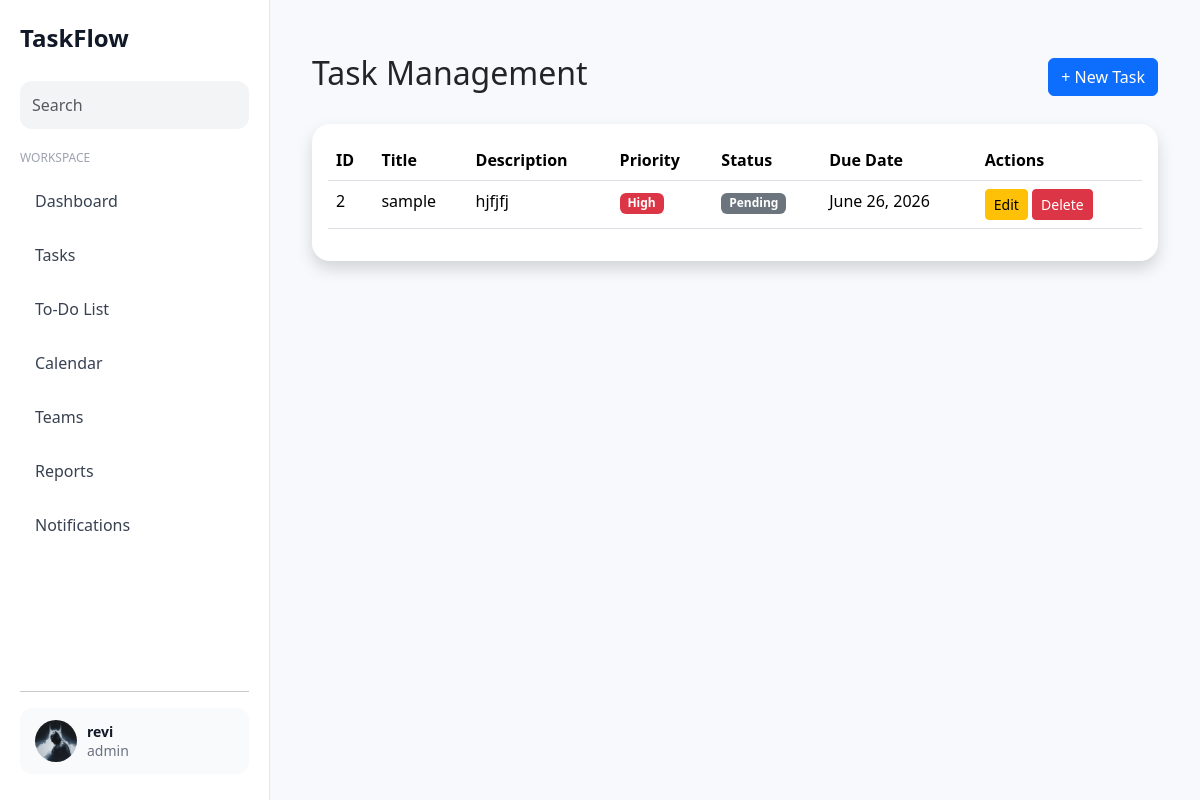
The app's page /tasks/ (signed in) with its own data.
### accounts/models.py (models this page shows, shortened)
class UserProfile(models.Model):
    user = models.OneToOneField(
        User,
        on_delete=models.CASCADE
    )
    full_name = models.CharField(
        max_length=100,
        blank=True,
        default=''
    )
    phone_number = models.CharField(
        max_length=15,
        blank=True,
        default=''
    )
    role = models.CharField(
        max_length=100,
        blank=True,
        default=''
    )
    theme = models.CharField(
        max_length=10,
        default='light'
    )
    profile_picture = models.ImageField(
        upload_to='profiles/',
        blank=True,
        null=True
    )

### home/models.py (models this page shows, shortened)
class Task(models.Model):
    PRIORITY_CHOICES = [
        ('High', 'High'),
        ('Medium', 'Medium'),
        ('Low', 'Low'),
    ]
    STATUS_CHOICES = [
        ('Pending', 'Pending'),
        ('In Progress', 'In Progress'),
        ('Completed', 'Completed'),
    ]
    user = models.ForeignKey(
        User,
        on_delete=models.CASCADE,
        related_name='tasks'
    )
    title = models.CharField(
        max_length=100
    )
    description = models.TextField()
    priority = models.CharField(
        max_length=20,
        choices=PRIORITY_CHOICES,
        default='Medium'
    )
    status = models.CharField(
        max_length=20,
        choices=STATUS_CHOICES,
        default='Pending'
    )
    due_date = models.DateField()
    created_at = models.DateTimeField(
        auto_now_add=True
    )

### home/views.py (the view)
# urls.py: path('tasks/', tasksfn, name='tasks'),
def tasksfn(request):
    tasks = Task.objects.filter(
    user=request.user
)
    return render(
        request,
        'home/tasks.html',
        {
            'tasks': tasks
        }
    )

### home/templates/home/tasks.html
{% extends 'base.html' %}
{% block content %}
<div class="container-fluid">
    <div class="d-flex justify-content-between align-items-center mb-4">
        <h2>Task Management</h2>
        <a href="{% url 'addtask' %}" class="btn btn-primary">
            + New Task
        </a>
    </div>
    <div class="card shadow border-0">
        <div class="card-body">
            <table class="table table-hover">
                <thead>
                    <tr>
                        <th>ID</th>
                        <th>Title</th>
                        <th>Description</th>
                        <th>Priority</th>
                        <th>Status</th>
                        <th>Due Date</th>
                        <th>Actions</th>
                    </tr>
                </thead>
                <tbody>
                    {% for task in tasks %}
                    <tr>
                        <td>{{ task.id }}</td>
                        <td>{{ task.title }}</td>
                        <td>{{ task.description }}</td>
                        <td>
                            {% if task.priority == 'High' %}
                                <span class="badge bg-danger">
                                    High
                                </span>
                            {% elif task.priority == 'Medium' %}
                                <span class="badge bg-warning text-dark">
                                    Medium
                                </span>
                            {% else %}
                                <span class="badge bg-success">
                                    Low
                                </span>
                            {% endif %}
                        </td>
                        <td>
                            {% if task.status == 'Completed' %}
                                <span class="badge bg-success">
                                    Completed
                                </span>
                            {% elif task.status == 'In Progress' %}
                                <span class="badge bg-primary">
                                    In Progress
                                </span>
                            {% else %}
                                <span class="badge bg-secondary">
                                    Pending
                                </span>
                            {% endif %}
                        </td>
                        <td>{{ task.due_date }}</td>
                        <td>
                            <a href="{% url 'edittask' task.id %}"
                               class="btn btn-warning btn-sm">
                                Edit
                            </a>
                            <a href="{% url 'deletetask' task.id %}"
                               class="btn btn-danger btn-sm">
                                Delete
                            </a>
                        </td>
                    </tr>
                    {% empty %}
                    <tr>
                        <td colspan="7" class="text-center">
                            No Tasks Found
                        </td>
                    </tr>
                    {% endfor %}
                </tbody>
            </table>
        </div>
    </div>
</div>
{% endblock %}

### home/templates/base.html (shortened to what this page needs)
{% load static %}
<!DOCTYPE html>
<html lang="en">
<head>
<link href="https://cdn.jsdelivr.net/npm/bootstrap@5.3.3/dist/css/bootstrap.min.css"
      rel="stylesheet">
</head>
<body class="{% if request.user.is_authenticated and request.user.userprofile.theme == 'dark' %}dark-theme{% endif %}">
<div class="sidebar">
    <div class="logo">
        TaskFlow
    </div>
    <div class="search-box">
        <input
            type="text"
            class="form-control"
            placeholder="Search">
    </div>
    <div class="menu-title">
        Workspace
    </div>
    <a href="{% url 'dashboard' %}">
        Dashboard
    </a>
    <a href="{% url 'tasks' %}">
        Tasks
    </a>
    <a href="{% url 'todo' %}">
        To-Do List
    </a>
    <a href="{% url 'calendar' %}">
        Calendar
    </a>
    <a href="/teams/">
        Teams
    </a>
    <a href="{% url 'reports' %}">
        Reports
    </a>
    <a href="{% url 'notifications' %}">
        Notifications
    </a>
    <div class="bottom-menu">
        <hr>
        <a
            href="{% url 'profile' %}"
            class="user-card">
            {% if request.user.userprofile.profile_picture %}
                <img
                    src="{{ request.user.userprofile.profile_picture.url }}"
                    class="user-avatar">
            {% else %}
                <img
                    src="https://ui-avatars.com/api/?name={{ request.user.username }}"
                    class="user-avatar">
            {% endif %}
            <div class="user-info">
                <strong>
                    {% if request.user.userprofile.full_name %}
                        {{ request.user.userprofile.full_name }}
                    {% else %}
                        {{ request.user.username }}
                    {% endif %}
                </strong>
                <br>
                <small>
                    {% if request.user.userprofile.role %}
                        {{ request.user.userprofile.role }}
                    {% else %}
                        Team Member
                    {% endif %}
                </small>
            </div>
        </a>
    </div>
</div>
<div class="main-content">
    {% block content %}
    {% endblock %}
</div>
</body>
</html>

### home/templates/base.html (style rules this page uses)
* { margin:0; padding:0; box-sizing:border-box; }
body { background:#F8F9FC; font-family:'Segoe UI',sans-serif; }
.sidebar { position:fixed; left:0; top:0; width:270px; height:100vh; background:#ffffff; border-right:1px solid #E5E7EB; padding:20px; display:flex; flex-direction:column; overflow-y:auto; }
.logo { font-size:24px; font-weight:700; margin-bottom:25px; color:#111827; }
.search-box { margin-bottom:20px; }
.search-box input { border:none; background:#F3F4F6; border-radius:12px; padding:12px; }
.menu-title { font-size:12px; color:#9CA3AF; text-transform:uppercase; margin-bottom:10px; }
.sidebar a { display:flex; align-items:center; text-decoration:none; color:#374151; padding:12px 15px; border-radius:12px; margin-bottom:6px; transition:0.3s; }
.bottom-menu { margin-top:auto; }
.user-card { background:#F9FAFB; border-radius:15px; padding:12px; display:flex !important; align-items:center; }
.user-avatar { width:42px; height:42px; border-radius:50%; object-fit:cover; margin-right:10px; }
.user-info { line-height:1.2; }
.user-info strong { font-size:14px; color:#111827; }
.user-info small { color:#6B7280; }
.main-content { margin-left:270px; padding:30px; }
.card { border:none; border-radius:18px; box-shadow:0 4px 20px rgba(0,0,0,0.06); }

### records on screen
Task: id "2", title "sample", description "hjfjfj", priority "High", status "Pending", due_date "June 26, 2026"

### other values on screen
{{ request.user.userprofile.full_name }} "revi"
{{ request.user.userprofile.role }} "admin"
